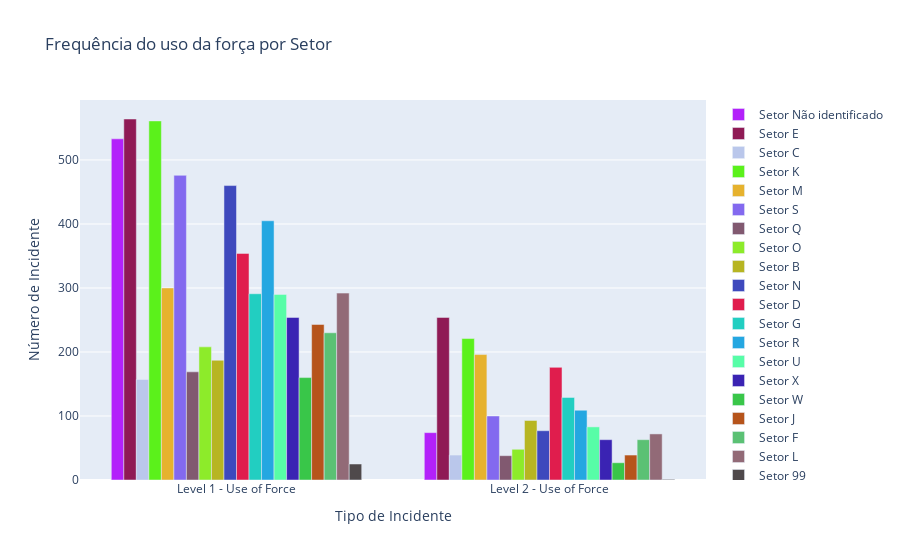

The cell this chart's notebook holds for it:
### Code cell
# Grafico dinamico no Jupyter notebook
iplot(fig)

### Figure 1 — Plotly figure (JSON) as saved in the notebook; plotly's stock layout.template omitted (floating-point values rounded to 4 significant figures)
{"data": [{"marker": {"color": "rgb(179, 33, 250)"}, "name": "Setor Não identificado", "type": "bar", "x": ["Level 1 - Use of Force", "Level 2 - Use of Force"], "y": [533, 74]}, {"marker": {"color": "rgb(143, 26, 85)"}, "name": "Setor E", "type": "bar", "x": ["Level 1 - Use of Force", "Level 2 - Use of Force"], "y": [564, 254]}, {"marker": {"color": "rgb(186, 199, 235)"}, "name": "Setor C", "type": "bar", "x": ["Level 1 - Use of Force", "Level 2 - Use of Force"], "y": [157, 39]}, {"marker": {"color": "rgb(91, 241, 27)"}, "name": "Setor K", "type": "bar", "x": ["Level 1 - Use of Force", "Level 2 - Use of Force"], "y": [561, 221]}, {"marker": {"color": "rgb(230, 178, 46)"}, "name": "Setor M", "type": "bar", "x": ["Level 1 - Use of Force", "Level 2 - Use of Force"], "y": [300, 196]}, {"marker": {"color": "rgb(131, 105, 239)"}, "name": "Setor S", "type": "bar", "x": ["Level 1 - Use of Force", "Level 2 - Use of Force"], "y": [476, 100]}, {"marker": {"color": "rgb(129, 89, 112)"}, "name": "Setor Q", "type": "bar", "x": ["Level 1 - Use of Force", "Level 2 - Use of Force"], "y": [169, 38]}, {"marker": {"color": "rgb(141, 235, 42)"}, "name": "Setor O", "type": "bar", "x": ["Level 1 - Use of Force", "Level 2 - Use of Force"], "y": [208, 48]}, {"marker": {"color": "rgb(183, 181, 34)"}, "name": "Setor B", "type": "bar", "x": ["Level 1 - Use of Force", "Level 2 - Use of Force"], "y": [187, 93]}, {"marker": {"color": "rgb(62, 73, 189)"}, "name": "Setor N", "type": "bar", "x": ["Level 1 - Use of Force", "Level 2 - Use of Force"], "y": [460, 77]}, {"marker": {"color": "rgb(224, 29, 77)"}, "name": "Setor D", "type": "bar", "x": ["Level 1 - Use of Force", "Level 2 - Use of Force"], "y": [354, 176]}, {"marker": {"color": "rgb(34, 206, 193)"}, "name": "Setor G", "type": "bar", "x": ["Level 1 - Use of Force", "Level 2 - Use of Force"], "y": [291, 129]}, {"marker": {"color": "rgb(36, 167, 225)"}, "name": "Setor R", "type": "bar", "x": ["Level 1 - Use of Force", "Level 2 - Use of Force"], "y": [405, 109]}, {"marker": {"color": "rgb(87, 253, 167)"}, "name": "Setor U", "type": "bar", "x": ["Level 1 - Use of Force", "Level 2 - Use of Force"], "y": [290, 83]}, {"marker": {"color": "rgb(58, 35, 179)"}, "name": "Setor X", "type": "bar", "x": ["Level 1 - Use of Force", "Level 2 - Use of Force"], "y": [254, 63]}, {"marker": {"color": "rgb(57, 198, 73)"}, "name": "Setor W", "type": "bar", "x": ["Level 1 - Use of Force", "Level 2 - Use of Force"], "y": [160, 27]}, {"marker": {"color": "rgb(182, 84, 27)"}, "name": "Setor J", "type": "bar", "x": ["Level 1 - Use of Force", "Level 2 - Use of Force"], "y": [243, 39]}, {"marker": {"color": "rgb(91, 193, 116)"}, "name": "Setor F", "type": "bar", "x": ["Level 1 - Use of Force", "Level 2 - Use of Force"], "y": [230, 63]}, {"marker": {"color": "rgb(146, 106, 119)"}, "name": "Setor L", "type": "bar", "x": ["Level 1 - Use of Force", "Level 2 - Use of Force"], "y": [292, 72]}, {"marker": {"color": "rgb(79, 73, 75)"}, "name": "Setor 99", "type": "bar", "x": ["Level 1 - Use of Force", "Level 2 - Use of Force"], "y": [25, 1]}], "layout": {"barmode": "group", "title": {"text": "Frequência do uso da força por Setor"}, "xaxis": {"title": {"text": "Tipo de Incidente"}}, "yaxis": {"title": {"text": "Número de Incidente"}}}}
